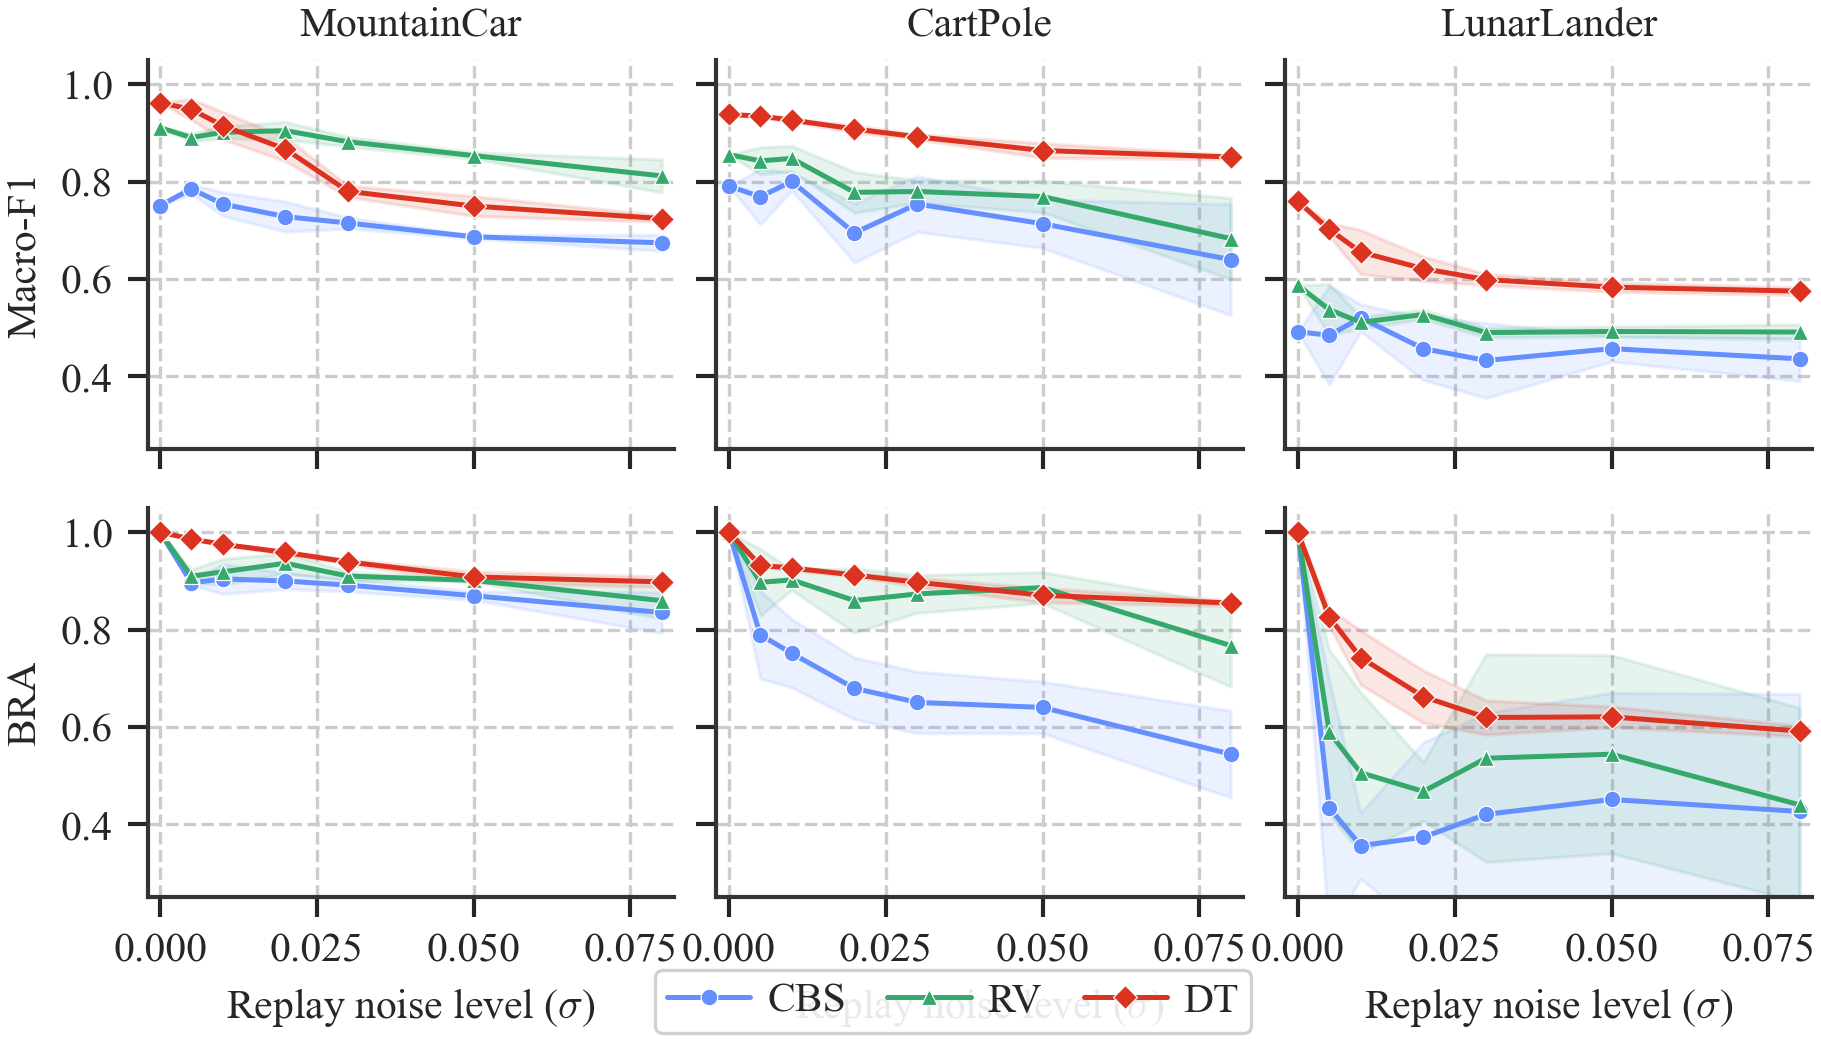

Recreate this plot in Python.
#!/usr/bin/env python
"""Fidelity and prediction agreement vs replay noise level.

2×3 grid: top row = Macro-F1 degradation, bottom row = BRA degradation.
Columns = environments.  Lines = methods with ±1σ error bands.
"""
import sys, os
sys.path.insert(0, os.path.dirname(os.path.dirname(os.path.abspath(__file__))))

import numpy as np
from figures._style import (apply_style, savefig, load_results, ENVS,
                             ENV_TAGS, ENV_SHORT, COLORS, MARKERS, COL2)
import matplotlib.pyplot as plt

METHODS = [("cbs", "CBS"), ("b3_vote", "RV"), ("dt", "DT")]


def main():
    apply_style()
    fig, axes = plt.subplots(2, 3, figsize=(COL2, COL2 * 0.52),
                              sharex="col", sharey="row")

    for col, env in enumerate(ENVS):
        data = load_results(ENV_TAGS[env], "noise_severity_results.json")
        if data is None:
            continue

        noise_levels = np.array([float(x) for x in data["noise_levels"]])
        ax_f1, ax_bra = axes[0, col], axes[1, col]

        for mk, label in METHODS:
            nc = data["noise_curves"].get(mk)
            if nc is None:
                continue

            f1, f1_s, bra, bra_s = [], [], [], []
            for lvl in data["noise_levels"]:
                e = nc.get(f"{float(lvl):.3f}", {})
                f1.append(e.get("mean_f1"))
                f1_s.append(e.get("std_f1", 0))
                bra.append(e.get("mean_BRA"))
                bra_s.append(e.get("std_BRA", 0))

            f1 = np.array([v if v is not None else np.nan for v in f1])
            f1_s = np.array([v if v is not None else 0 for v in f1_s])
            bra = np.array([v if v is not None else np.nan for v in bra])
            bra_s = np.array([v if v is not None else 0 for v in bra_s])

            c, m = COLORS[label], MARKERS[label]

            mask = ~np.isnan(f1)
            if mask.any():
                x = noise_levels[mask]
                ax_f1.plot(x, f1[mask], marker=m, color=c, label=label,
                           markeredgecolor="white", markeredgewidth=0.3)
                ax_f1.fill_between(x, f1[mask] - f1_s[mask],
                                   f1[mask] + f1_s[mask], alpha=0.12, color=c)

            mask = ~np.isnan(bra)
            if mask.any():
                x = noise_levels[mask]
                ax_bra.plot(x, bra[mask], marker=m, color=c, label=label,
                            markeredgecolor="white", markeredgewidth=0.3)
                ax_bra.fill_between(x, bra[mask] - bra_s[mask],
                                    bra[mask] + bra_s[mask], alpha=0.12, color=c)

        ax_f1.set_title(ENV_SHORT[env])
        ax_bra.set_xlabel(r"Replay noise level ($\sigma$)")

        if col == 0:
            ax_f1.set_ylabel("Macro-F1")
            ax_bra.set_ylabel("BRA")

        for ax in [ax_f1, ax_bra]:
            ax.set_ylim(0.25, 1.05)
            ax.set_xlim(noise_levels[0] - 0.002, noise_levels[-1] + 0.002)

    # Single shared legend at bottom
    handles, labels = axes[0, 0].get_legend_handles_labels()
    fig.legend(handles, labels, loc="lower center", ncol=len(METHODS),
               bbox_to_anchor=(0.5, -0.01))

    fig.align_ylabels(axes[:, 0])
    fig.subplots_adjust(hspace=0.15, wspace=0.08, bottom=0.13)
    savefig(fig, "fig_noise_severity", tight=True)


if __name__ == "__main__":
    main()
